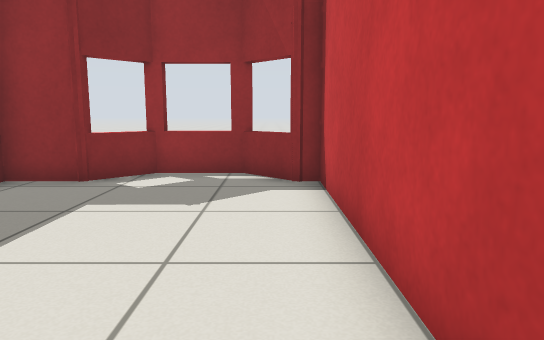
View 1 (above)

12 first-person views from a walk through a Gazebo world. The camera is 0.69 m above the floor, tilts 8° down and sees 70° across. The floor is counted in squares, 0.5 m on a side. Each view is taken from the middle of a square. On the plan, view 1 faces up. The plan holds only what a view shows up to about 16 squares ahead; the rest is blank.

View 2
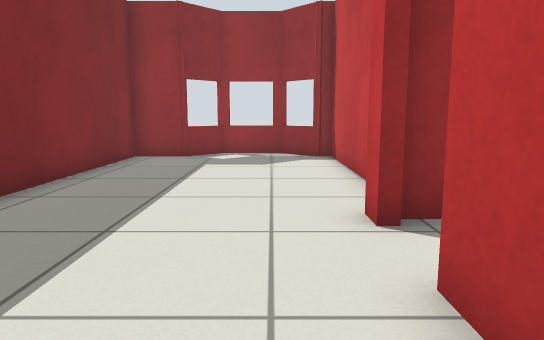

View 3
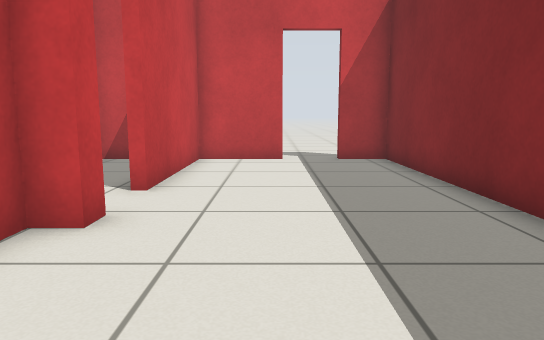

View 4
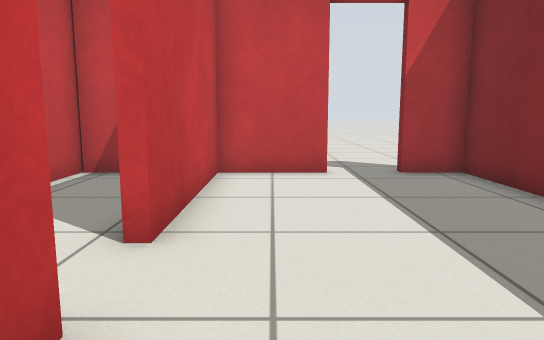

View 5
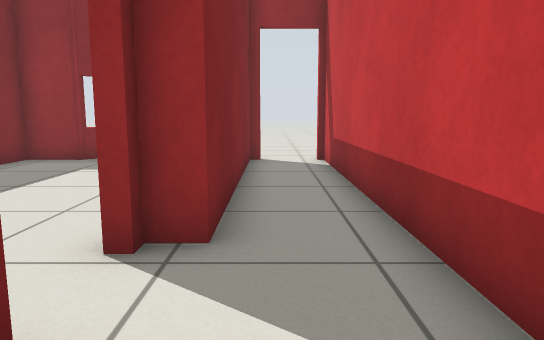

View 6
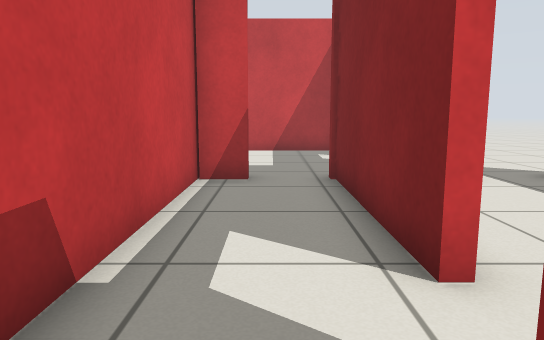

View 7
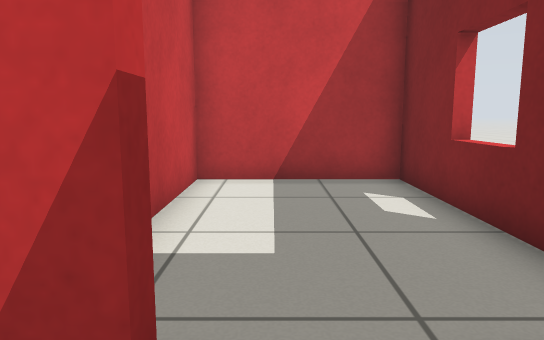

View 8
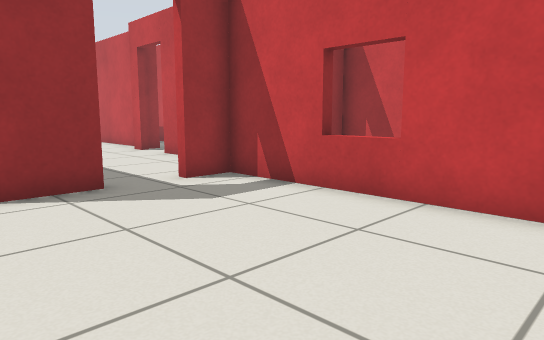

View 9
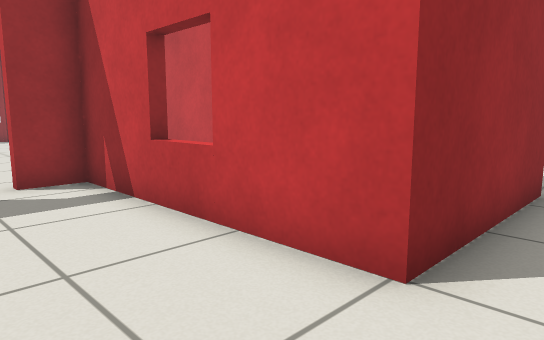

View 10
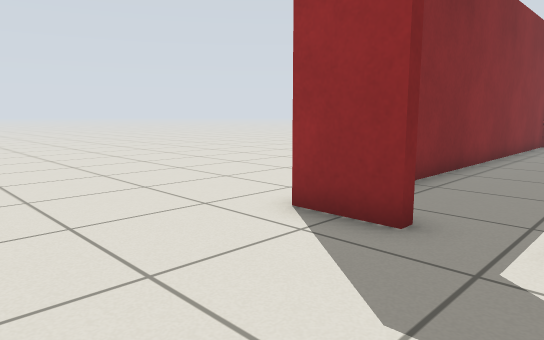

View 11
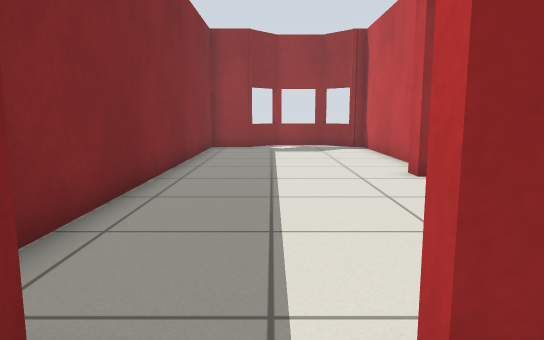

View 12
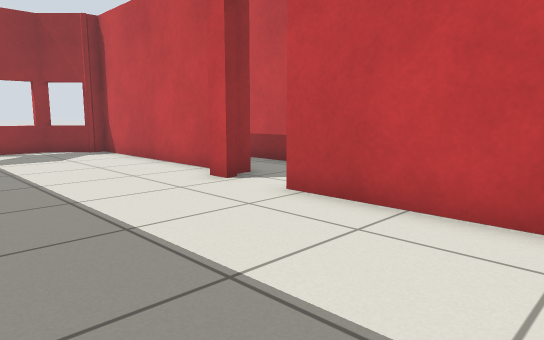

### Floor plan
Ten units are one square. View 1 is at (0, 0); x grows to the right and y downward. Boxes are objects, and circles mark ways between rooms. Rooms are numbered by the first view taken in them; rooms with no view inside come last. Other rooms are left out.
<svg viewBox="-65 -98 106 249">
<path fill="none" stroke="#000" d="M3 4 3 -4 10 -4 10 -81M-23 73 3 73 3 20M-39 -85 -39 -81 -56 -81 -56 73 -41 73M5 -81 -7 -93M-4 -93 -28 -93 -40 -81M6 -1 6 4M6 20 6 77M25 73 36 73M36 81 36 -81M17 -81 13 -81 13 -1M-41 76 -60 76M-11 146 -11 76 -23 76M-8 97 -8 143 36 143 36 81M36 76 30 76"/>
<circle cx="3" cy="13" r="3" fill="#2a7"/>
<circle cx="-35" cy="75" r="3" fill="#2a7"/>
<circle cx="15" cy="75" r="3" fill="#2a7"/>
<text x="-30" y="0">1</text>
<text x="30" y="0">2</text>
<text x="-50" y="90">3</text>
<text x="10" y="110">4</text>
</svg>
Room 1 opens to room 2. Room 1 opens to room 3. Room 2 opens to room 4.

Where each view was taken, in squares from view 1:
view 1: 0 up, 0 right, facing up
view 2: 5 down, 1 left, facing up
view 3: 5 up, 2 left, facing down
view 4: 2 up, 1 left, facing down
view 5: 4 down, 2 right, facing up
view 6: 1 up, 2 right, facing down
view 7: 6 down, 2 right, facing down
view 8: 15 down, 7 left, facing up-right
view 9: 16 down, 4 left, facing up-right
view 10: 12 down, 2 left, facing up-left
view 11: 9 down, 3 left, facing up
view 12: 7 down, 5 left, facing up-right
